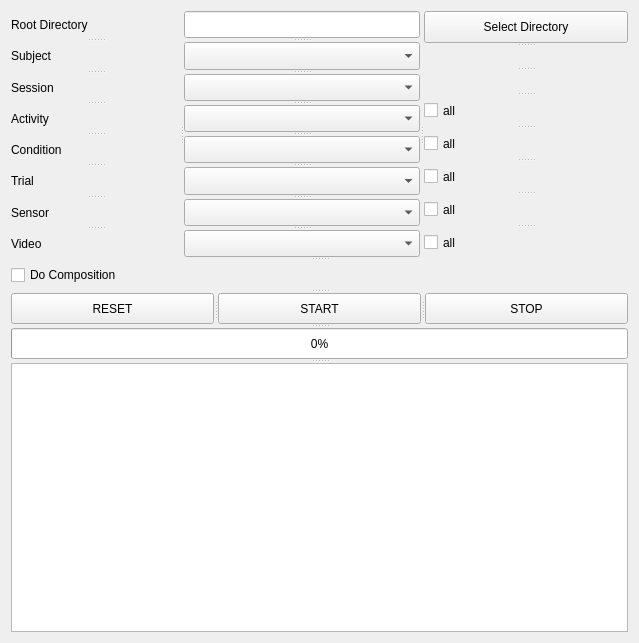
<?xml version="1.0" encoding="UTF-8"?>
<ui version="4.0">
 <class>GearPostprocess</class>
 <widget class="QWidget" name="GearPostprocess">
  <property name="geometry">
   <rect>
    <x>0</x>
    <y>0</y>
    <width>639</width>
    <height>643</height>
   </rect>
  </property>
  <property name="sizePolicy">
   <sizepolicy hsizetype="Expanding" vsizetype="Expanding">
    <horstretch>0</horstretch>
    <verstretch>0</verstretch>
   </sizepolicy>
  </property>
  <property name="windowTitle">
   <string>Form</string>
  </property>
  <layout class="QGridLayout" name="gridLayout">
   <item row="0" column="0">
    <widget class="QSplitter" name="splitter_6">
     <property name="orientation">
      <enum>Qt::Vertical</enum>
     </property>
     <widget class="QSplitter" name="splitter_5">
      <property name="orientation">
       <enum>Qt::Horizontal</enum>
      </property>
      <widget class="QSplitter" name="splitter_3">
       <property name="orientation">
        <enum>Qt::Vertical</enum>
       </property>
       <widget class="QLabel" name="lblRootDirectory">
        <property name="text">
         <string>Root Directory</string>
        </property>
       </widget>
       <widget class="QLabel" name="lblSubject">
        <property name="text">
         <string>Subject</string>
        </property>
       </widget>
       <widget class="QLabel" name="lblSession">
        <property name="sizePolicy">
         <sizepolicy hsizetype="Expanding" vsizetype="Fixed">
          <horstretch>0</horstretch>
          <verstretch>0</verstretch>
         </sizepolicy>
        </property>
        <property name="text">
         <string>Session</string>
        </property>
       </widget>
       <widget class="QLabel" name="lblActivity">
        <property name="sizePolicy">
         <sizepolicy hsizetype="Expanding" vsizetype="Fixed">
          <horstretch>0</horstretch>
          <verstretch>0</verstretch>
         </sizepolicy>
        </property>
        <property name="text">
         <string>Activity</string>
        </property>
       </widget>
       <widget class="QLabel" name="lblCondition">
        <property name="sizePolicy">
         <sizepolicy hsizetype="Expanding" vsizetype="Fixed">
          <horstretch>0</horstretch>
          <verstretch>0</verstretch>
         </sizepolicy>
        </property>
        <property name="text">
         <string>Condition</string>
        </property>
       </widget>
       <widget class="QLabel" name="lblTrial">
        <property name="sizePolicy">
         <sizepolicy hsizetype="Expanding" vsizetype="Fixed">
          <horstretch>0</horstretch>
          <verstretch>0</verstretch>
         </sizepolicy>
        </property>
        <property name="text">
         <string>Trial</string>
        </property>
       </widget>
       <widget class="QLabel" name="lblSensor">
        <property name="sizePolicy">
         <sizepolicy hsizetype="Expanding" vsizetype="Fixed">
          <horstretch>0</horstretch>
          <verstretch>0</verstretch>
         </sizepolicy>
        </property>
        <property name="text">
         <string>Sensor</string>
        </property>
       </widget>
       <widget class="QLabel" name="lblVideo">
        <property name="sizePolicy">
         <sizepolicy hsizetype="Expanding" vsizetype="Fixed">
          <horstretch>0</horstretch>
          <verstretch>0</verstretch>
         </sizepolicy>
        </property>
        <property name="text">
         <string>Video</string>
        </property>
       </widget>
      </widget>
      <widget class="QSplitter" name="splitter_2">
       <property name="orientation">
        <enum>Qt::Vertical</enum>
       </property>
       <widget class="QLineEdit" name="txtFilepath"/>
       <widget class="QComboBox" name="comboSubject"/>
       <widget class="QComboBox" name="comboSession"/>
       <widget class="QComboBox" name="comboActivity">
        <property name="sizePolicy">
         <sizepolicy hsizetype="Expanding" vsizetype="Fixed">
          <horstretch>0</horstretch>
          <verstretch>0</verstretch>
         </sizepolicy>
        </property>
       </widget>
       <widget class="QComboBox" name="comboCondition">
        <property name="sizePolicy">
         <sizepolicy hsizetype="Expanding" vsizetype="Fixed">
          <horstretch>0</horstretch>
          <verstretch>0</verstretch>
         </sizepolicy>
        </property>
       </widget>
       <widget class="QComboBox" name="comboTrial">
        <property name="sizePolicy">
         <sizepolicy hsizetype="Expanding" vsizetype="Fixed">
          <horstretch>0</horstretch>
          <verstretch>0</verstretch>
         </sizepolicy>
        </property>
       </widget>
       <widget class="QComboBox" name="comboSensor">
        <property name="sizePolicy">
         <sizepolicy hsizetype="Expanding" vsizetype="Fixed">
          <horstretch>0</horstretch>
          <verstretch>0</verstretch>
         </sizepolicy>
        </property>
       </widget>
       <widget class="QComboBox" name="comboVideo">
        <property name="sizePolicy">
         <sizepolicy hsizetype="Expanding" vsizetype="Fixed">
          <horstretch>0</horstretch>
          <verstretch>0</verstretch>
         </sizepolicy>
        </property>
       </widget>
      </widget>
      <widget class="QSplitter" name="splitter">
       <property name="orientation">
        <enum>Qt::Vertical</enum>
       </property>
       <widget class="QPushButton" name="btnFileselect">
        <property name="text">
         <string>Select Directory</string>
        </property>
       </widget>
       <widget class="QLabel" name="label">
        <property name="text">
         <string/>
        </property>
       </widget>
       <widget class="QLabel" name="label_2">
        <property name="text">
         <string/>
        </property>
       </widget>
       <widget class="QCheckBox" name="chkActivityAll">
        <property name="text">
         <string>all</string>
        </property>
       </widget>
       <widget class="QCheckBox" name="chkConditionAll">
        <property name="text">
         <string>all</string>
        </property>
       </widget>
       <widget class="QCheckBox" name="chkTrialAll">
        <property name="text">
         <string>all</string>
        </property>
       </widget>
       <widget class="QCheckBox" name="chkSensorAll">
        <property name="text">
         <string>all</string>
        </property>
       </widget>
       <widget class="QCheckBox" name="chkVideoAll">
        <property name="text">
         <string>all</string>
        </property>
       </widget>
      </widget>
     </widget>
     <widget class="QCheckBox" name="chkComposition">
      <property name="text">
       <string>Do Composition</string>
      </property>
     </widget>
     <widget class="QSplitter" name="splitter_4">
      <property name="orientation">
       <enum>Qt::Horizontal</enum>
      </property>
      <widget class="QPushButton" name="btnReset">
       <property name="sizePolicy">
        <sizepolicy hsizetype="Expanding" vsizetype="Fixed">
         <horstretch>0</horstretch>
         <verstretch>0</verstretch>
        </sizepolicy>
       </property>
       <property name="text">
        <string>RESET</string>
       </property>
      </widget>
      <widget class="QPushButton" name="btnStart">
       <property name="sizePolicy">
        <sizepolicy hsizetype="Expanding" vsizetype="Fixed">
         <horstretch>0</horstretch>
         <verstretch>0</verstretch>
        </sizepolicy>
       </property>
       <property name="text">
        <string>START</string>
       </property>
      </widget>
      <widget class="QPushButton" name="btnStop">
       <property name="sizePolicy">
        <sizepolicy hsizetype="Expanding" vsizetype="Fixed">
         <horstretch>0</horstretch>
         <verstretch>0</verstretch>
        </sizepolicy>
       </property>
       <property name="text">
        <string>STOP</string>
       </property>
      </widget>
     </widget>
     <widget class="QProgressBar" name="progressBar">
      <property name="value">
       <number>0</number>
      </property>
     </widget>
     <widget class="QTextEdit" name="txtOutput">
      <property name="sizePolicy">
       <sizepolicy hsizetype="MinimumExpanding" vsizetype="MinimumExpanding">
        <horstretch>0</horstretch>
        <verstretch>0</verstretch>
       </sizepolicy>
      </property>
     </widget>
    </widget>
   </item>
  </layout>
 </widget>
 <resources/>
 <connections/>
</ui>
